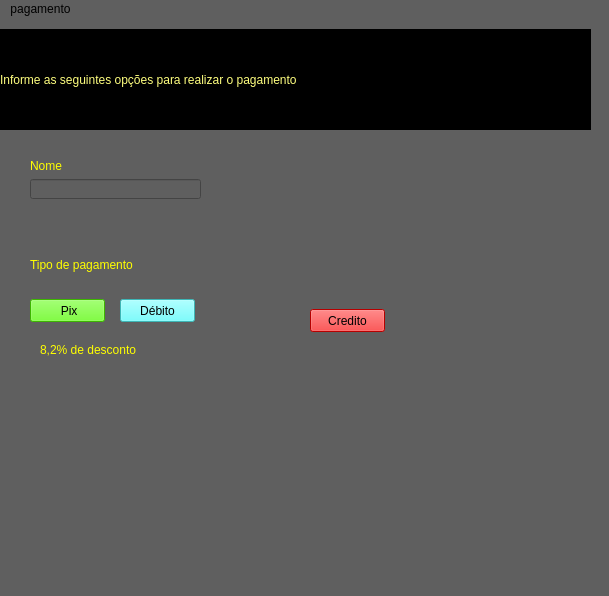
<?xml version="1.0" encoding="UTF-8"?>
<ui version="4.0">
 <class>MainWindow</class>
 <widget class="QMainWindow" name="MainWindow">
  <property name="geometry">
   <rect>
    <x>0</x>
    <y>0</y>
    <width>609</width>
    <height>596</height>
   </rect>
  </property>
  <property name="windowTitle">
   <string>MainWindow</string>
  </property>
  <property name="styleSheet">
   <string notr="true">background-color: rgb(95, 95, 95);</string>
  </property>
  <widget class="QWidget" name="centralwidget">
   <widget class="QLabel" name="label">
    <property name="geometry">
     <rect>
      <x>0</x>
      <y>10</y>
      <width>591</width>
      <height>101</height>
     </rect>
    </property>
    <property name="styleSheet">
     <string notr="true">
color: rgb(255, 255, 127);
background-color: rgb(0, 0, 0);
font: 75 14pt &quot;MS Shell Dlg 2&quot;;</string>
    </property>
    <property name="text">
     <string>Informe as seguintes opções para realizar o pagamento</string>
    </property>
   </widget>
   <widget class="QLabel" name="label_2">
    <property name="geometry">
     <rect>
      <x>30</x>
      <y>140</y>
      <width>47</width>
      <height>13</height>
     </rect>
    </property>
    <property name="styleSheet">
     <string notr="true">font: 75 12pt &quot;MS Shell Dlg 2&quot;;
color: rgb(255, 255, 0);</string>
    </property>
    <property name="text">
     <string>Nome</string>
    </property>
   </widget>
   <widget class="QLineEdit" name="lineEdit">
    <property name="geometry">
     <rect>
      <x>30</x>
      <y>160</y>
      <width>171</width>
      <height>20</height>
     </rect>
    </property>
   </widget>
   <widget class="QLabel" name="label_3">
    <property name="geometry">
     <rect>
      <x>30</x>
      <y>220</y>
      <width>181</width>
      <height>51</height>
     </rect>
    </property>
    <property name="styleSheet">
     <string notr="true">font: 75 12pt &quot;MS Shell Dlg 2&quot;;
color: rgb(255, 255, 0);</string>
    </property>
    <property name="text">
     <string>Tipo de pagamento</string>
    </property>
   </widget>
   <widget class="QPushButton" name="pushButton">
    <property name="geometry">
     <rect>
      <x>30</x>
      <y>280</y>
      <width>75</width>
      <height>23</height>
     </rect>
    </property>
    <property name="styleSheet">
     <string notr="true">background-color: rgb(85, 255, 0);</string>
    </property>
    <property name="text">
     <string> Pix</string>
    </property>
   </widget>
   <widget class="QPushButton" name="pushButton_2">
    <property name="geometry">
     <rect>
      <x>120</x>
      <y>280</y>
      <width>75</width>
      <height>23</height>
     </rect>
    </property>
    <property name="styleSheet">
     <string notr="true">background-color: rgb(85, 255, 255);</string>
    </property>
    <property name="text">
     <string>Débito</string>
    </property>
   </widget>
   <widget class="QPushButton" name="pushButton_3">
    <property name="geometry">
     <rect>
      <x>310</x>
      <y>290</y>
      <width>75</width>
      <height>23</height>
     </rect>
    </property>
    <property name="styleSheet">
     <string notr="true">background-color: rgb(255, 0, 0);</string>
    </property>
    <property name="text">
     <string>Credito</string>
    </property>
   </widget>
   <widget class="QLabel" name="label_4">
    <property name="geometry">
     <rect>
      <x>40</x>
      <y>320</y>
      <width>151</width>
      <height>21</height>
     </rect>
    </property>
    <property name="styleSheet">
     <string notr="true">color: rgb(255, 255, 0);
font: 75 11pt &quot;MS Shell Dlg 2&quot;;</string>
    </property>
    <property name="text">
     <string>8,2% de desconto</string>
    </property>
   </widget>
  </widget>
  <widget class="QMenuBar" name="menubar">
   <property name="geometry">
    <rect>
     <x>0</x>
     <y>0</y>
     <width>609</width>
     <height>21</height>
    </rect>
   </property>
   <widget class="QMenu" name="menupagamento">
    <property name="title">
     <string>pagamento</string>
    </property>
   </widget>
   <addaction name="menupagamento"/>
  </widget>
  <widget class="QStatusBar" name="statusbar"/>
 </widget>
 <resources/>
 <connections/>
</ui>
